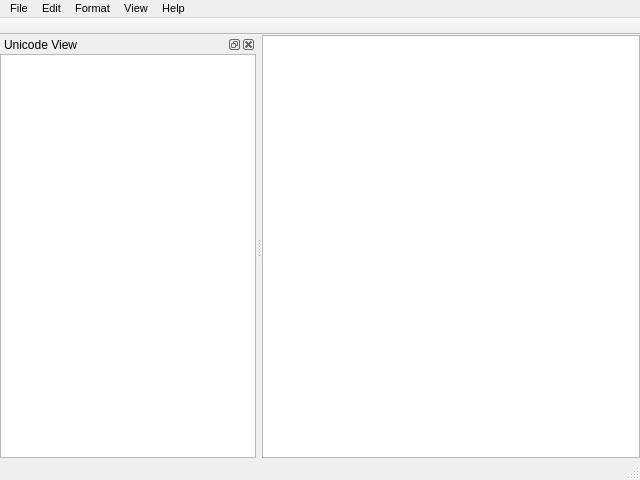
<?xml version="1.0" encoding="UTF-8"?>
<ui version="4.0">
 <class>MainWindow</class>
 <widget class="QMainWindow" name="MainWindow">
  <property name="geometry">
   <rect>
    <x>0</x>
    <y>0</y>
    <width>640</width>
    <height>480</height>
   </rect>
  </property>
  <property name="minimumSize">
   <size>
    <width>320</width>
    <height>240</height>
   </size>
  </property>
  <property name="font">
   <font>
    <family>Noto Nastaliq Urdu</family>
    <pointsize>24</pointsize>
   </font>
  </property>
  <property name="windowTitle">
   <string>Mollana</string>
  </property>
  <property name="windowIcon">
   <iconset>
    <normaloff>:/icons/png32/mollana64.png</normaloff>:/icons/png32/mollana64.png</iconset>
  </property>
  <property name="styleSheet">
   <string notr="true">QListWidget {
	background-color: #f0f0f0;
	padding: 2px;
}
/* Style for normal items */
QListWidget::item {
	background-color: white;
	padding: 2px;
	margin: 2px;
	border-radius: 4px;
}
/* Style for hovered items */
QListWidget::item:hover {
	background-color: #e0e0e0;
}
/* Style for selected items */
QListWidget::item:selected {
	background-color: #4CAF50;
	color: white;
	font-weight: bold
}</string>
  </property>
  <property name="iconSize">
   <size>
    <width>32</width>
    <height>32</height>
   </size>
  </property>
  <widget class="QWidget" name="mlMainWindowCentral">
   <layout class="QVBoxLayout" name="verticalLayout">
    <property name="spacing">
     <number>0</number>
    </property>
    <property name="leftMargin">
     <number>0</number>
    </property>
    <property name="topMargin">
     <number>0</number>
    </property>
    <property name="rightMargin">
     <number>0</number>
    </property>
    <property name="bottomMargin">
     <number>0</number>
    </property>
    <item>
     <widget class="TextEditor" name="tbxEditor">
      <property name="font">
       <font>
        <family>Calibri</family>
        <pointsize>24</pointsize>
       </font>
      </property>
     </widget>
    </item>
   </layout>
  </widget>
  <widget class="QMenuBar" name="menuBar">
   <property name="geometry">
    <rect>
     <x>0</x>
     <y>0</y>
     <width>640</width>
     <height>33</height>
    </rect>
   </property>
   <property name="font">
    <font>
     <family>Tahoma</family>
     <pointsize>8</pointsize>
    </font>
   </property>
   <property name="contextMenuPolicy">
    <enum>Qt::ContextMenuPolicy::NoContextMenu</enum>
   </property>
   <widget class="QMenu" name="menuFile">
    <property name="title">
     <string>File</string>
    </property>
    <addaction name="actionNew"/>
    <addaction name="actionOpen"/>
    <addaction name="actionSave"/>
    <addaction name="actionSaveAs"/>
    <addaction name="separator"/>
    <addaction name="actionQuit"/>
   </widget>
   <widget class="QMenu" name="menuEdit">
    <property name="title">
     <string>Edit</string>
    </property>
    <addaction name="actionUndo"/>
    <addaction name="actionRedo"/>
    <addaction name="separator"/>
    <addaction name="actionCopy"/>
    <addaction name="actionCut"/>
    <addaction name="actionPaste"/>
    <addaction name="separator"/>
    <addaction name="actionSelectAll"/>
    <addaction name="actionGotoLine"/>
   </widget>
   <widget class="QMenu" name="menuFormat">
    <property name="title">
     <string>Format</string>
    </property>
    <widget class="QMenu" name="menuFormatFont">
     <property name="title">
      <string>Font</string>
     </property>
     <addaction name="actionEditorFont"/>
     <addaction name="actionUnicodeViewFont"/>
    </widget>
    <addaction name="actionWordWrap"/>
    <addaction name="menuFormatFont"/>
    <addaction name="separator"/>
    <addaction name="actionSpellChecker"/>
   </widget>
   <widget class="QMenu" name="menuView">
    <property name="title">
     <string>View</string>
    </property>
    <addaction name="actionUnicodeView"/>
   </widget>
   <widget class="QMenu" name="menuHelp">
    <property name="title">
     <string>Help</string>
    </property>
    <addaction name="actionGettingStarted"/>
    <addaction name="actionCheatSheet"/>
    <addaction name="actionAbout"/>
   </widget>
   <addaction name="menuFile"/>
   <addaction name="menuEdit"/>
   <addaction name="menuFormat"/>
   <addaction name="menuView"/>
   <addaction name="menuHelp"/>
  </widget>
  <widget class="QToolBar" name="mainToolBar">
   <property name="contextMenuPolicy">
    <enum>Qt::ContextMenuPolicy::NoContextMenu</enum>
   </property>
   <property name="windowTitle">
    <string>Standard</string>
   </property>
   <property name="movable">
    <bool>false</bool>
   </property>
   <property name="toolButtonStyle">
    <enum>Qt::ToolButtonStyle::ToolButtonTextUnderIcon</enum>
   </property>
   <property name="floatable">
    <bool>true</bool>
   </property>
   <attribute name="toolBarArea">
    <enum>TopToolBarArea</enum>
   </attribute>
   <attribute name="toolBarBreak">
    <bool>false</bool>
   </attribute>
  </widget>
  <widget class="QStatusBar" name="statusBar">
   <property name="font">
    <font>
     <family>Tahoma</family>
     <pointsize>8</pointsize>
    </font>
   </property>
   <property name="contextMenuPolicy">
    <enum>Qt::ContextMenuPolicy::NoContextMenu</enum>
   </property>
  </widget>
  <widget class="QDockWidget" name="dckUnicodeView">
   <property name="sizePolicy">
    <sizepolicy hsizetype="Preferred" vsizetype="Preferred">
     <horstretch>0</horstretch>
     <verstretch>0</verstretch>
    </sizepolicy>
   </property>
   <property name="minimumSize">
    <size>
     <width>100</width>
     <height>148</height>
    </size>
   </property>
   <property name="windowTitle">
    <string>Unicode View</string>
   </property>
   <attribute name="dockWidgetArea">
    <number>1</number>
   </attribute>
   <widget class="QWidget" name="dckContents">
    <layout class="QVBoxLayout" name="verticalLayout_2">
     <property name="spacing">
      <number>0</number>
     </property>
     <property name="leftMargin">
      <number>0</number>
     </property>
     <property name="topMargin">
      <number>0</number>
     </property>
     <property name="rightMargin">
      <number>0</number>
     </property>
     <property name="bottomMargin">
      <number>0</number>
     </property>
     <item>
      <widget class="QTextEdit" name="tbxUnicodeView">
       <property name="font">
        <font>
         <family>Droid Arabic Naskh</family>
         <pointsize>14</pointsize>
        </font>
       </property>
       <property name="layoutDirection">
        <enum>Qt::LayoutDirection::RightToLeft</enum>
       </property>
      </widget>
     </item>
    </layout>
   </widget>
  </widget>
  <action name="actionNew">
   <property name="icon">
    <iconset resource="mollana.qrc">
     <normaloff>:/icons/images/new.png</normaloff>:/icons/images/new.png</iconset>
   </property>
   <property name="text">
    <string>&amp;New</string>
   </property>
   <property name="toolTip">
    <string>Create new file</string>
   </property>
   <property name="shortcut">
    <string>Ctrl+N</string>
   </property>
  </action>
  <action name="actionOpen">
   <property name="icon">
    <iconset resource="mollana.qrc">
     <normaloff>:/icons/images/add_to_open_folder.png</normaloff>:/icons/images/add_to_open_folder.png</iconset>
   </property>
   <property name="text">
    <string>&amp;Open</string>
   </property>
   <property name="toolTip">
    <string>Open a text file</string>
   </property>
   <property name="shortcut">
    <string>Ctrl+O</string>
   </property>
  </action>
  <action name="actionSave">
   <property name="icon">
    <iconset resource="mollana.qrc">
     <normaloff>:/icons/images/save.png</normaloff>:/icons/images/save.png</iconset>
   </property>
   <property name="text">
    <string>Save</string>
   </property>
   <property name="toolTip">
    <string>Save current file</string>
   </property>
   <property name="shortcut">
    <string>Ctrl+S</string>
   </property>
  </action>
  <action name="actionSaveAs">
   <property name="icon">
    <iconset resource="mollana.qrc">
     <normaloff>:/icons/images/transfer.png</normaloff>:/icons/images/transfer.png</iconset>
   </property>
   <property name="text">
    <string>Save As</string>
   </property>
   <property name="toolTip">
    <string>Save as a different file</string>
   </property>
   <property name="font">
    <font>
     <family>Tahoma</family>
    </font>
   </property>
   <property name="shortcut">
    <string>Ctrl+Shift+S</string>
   </property>
  </action>
  <action name="actionQuit">
   <property name="icon">
    <iconset resource="mollana.qrc">
     <normaloff>:/icons/images/shut_down.png</normaloff>:/icons/images/shut_down.png</iconset>
   </property>
   <property name="text">
    <string>Quit</string>
   </property>
   <property name="toolTip">
    <string>Quit application</string>
   </property>
   <property name="shortcut">
    <string>Ctrl+Q</string>
   </property>
  </action>
  <action name="actionUndo">
   <property name="enabled">
    <bool>false</bool>
   </property>
   <property name="icon">
    <iconset resource="mollana.qrc">
     <normaloff>:/icons/images/blue_arrow_down.png</normaloff>:/icons/images/blue_arrow_down.png</iconset>
   </property>
   <property name="text">
    <string>Undo</string>
   </property>
   <property name="shortcut">
    <string>Ctrl+Z</string>
   </property>
  </action>
  <action name="actionRedo">
   <property name="enabled">
    <bool>false</bool>
   </property>
   <property name="icon">
    <iconset resource="mollana.qrc">
     <normaloff>:/icons/images/blue_arrow_up.png</normaloff>:/icons/images/blue_arrow_up.png</iconset>
   </property>
   <property name="text">
    <string>Redo</string>
   </property>
   <property name="shortcut">
    <string>Ctrl+Shift+Z</string>
   </property>
  </action>
  <action name="actionCopy">
   <property name="enabled">
    <bool>false</bool>
   </property>
   <property name="icon">
    <iconset resource="mollana.qrc">
     <normaloff>:/icons/images/copy_paste.png</normaloff>:/icons/images/copy_paste.png</iconset>
   </property>
   <property name="text">
    <string>Copy</string>
   </property>
   <property name="shortcut">
    <string>Ctrl+C</string>
   </property>
  </action>
  <action name="actionCut">
   <property name="enabled">
    <bool>false</bool>
   </property>
   <property name="icon">
    <iconset resource="mollana.qrc">
     <normaloff>:/icons/images/cut.png</normaloff>:/icons/images/cut.png</iconset>
   </property>
   <property name="text">
    <string>Cut</string>
   </property>
   <property name="shortcut">
    <string>Ctrl+X</string>
   </property>
  </action>
  <action name="actionPaste">
   <property name="enabled">
    <bool>true</bool>
   </property>
   <property name="icon">
    <iconset resource="mollana.qrc">
     <normaloff>:/icons/images/phone_book_edit.png</normaloff>:/icons/images/phone_book_edit.png</iconset>
   </property>
   <property name="text">
    <string>Paste</string>
   </property>
   <property name="shortcut">
    <string>Ctrl+V</string>
   </property>
  </action>
  <action name="actionSelectAll">
   <property name="icon">
    <iconset resource="mollana.qrc">
     <normaloff>:/icons/images/accept_page.png</normaloff>:/icons/images/accept_page.png</iconset>
   </property>
   <property name="text">
    <string>Select All</string>
   </property>
   <property name="shortcut">
    <string>Ctrl+A</string>
   </property>
  </action>
  <action name="actionGotoLine">
   <property name="icon">
    <iconset resource="mollana.qrc">
     <normaloff>:/icons/images/search_page.png</normaloff>:/icons/images/search_page.png</iconset>
   </property>
   <property name="text">
    <string>Goto Line</string>
   </property>
   <property name="shortcut">
    <string>Ctrl+G</string>
   </property>
  </action>
  <action name="actionWordWrap">
   <property name="checkable">
    <bool>true</bool>
   </property>
   <property name="checked">
    <bool>true</bool>
   </property>
   <property name="icon">
    <iconset resource="mollana.qrc">
     <normaloff>:/icons/images/refresh_page.png</normaloff>:/icons/images/refresh_page.png</iconset>
   </property>
   <property name="text">
    <string>Word Wrap</string>
   </property>
   <property name="toolTip">
    <string>Toggle word wrap</string>
   </property>
   <property name="shortcut">
    <string>Ctrl+W</string>
   </property>
  </action>
  <action name="actionUnicodeView">
   <property name="checkable">
    <bool>true</bool>
   </property>
   <property name="checked">
    <bool>true</bool>
   </property>
   <property name="icon">
    <iconset resource="mollana.qrc">
     <normaloff>:/icons/images/office_folders.png</normaloff>:/icons/images/office_folders.png</iconset>
   </property>
   <property name="text">
    <string>Unicode View</string>
   </property>
   <property name="toolTip">
    <string>Toggle unicode output window</string>
   </property>
   <property name="shortcut">
    <string>F9</string>
   </property>
  </action>
  <action name="actionAbout">
   <property name="icon">
    <iconset resource="mollana.qrc">
     <normaloff>:/icons/images/help_balloon.png</normaloff>:/icons/images/help_balloon.png</iconset>
   </property>
   <property name="text">
    <string>About</string>
   </property>
   <property name="shortcut">
    <string>F1</string>
   </property>
  </action>
  <action name="actionEditorFont">
   <property name="icon">
    <iconset resource="mollana.qrc">
     <normaloff>:/icons/images/text_page.png</normaloff>:/icons/images/text_page.png</iconset>
   </property>
   <property name="text">
    <string>Editor Font</string>
   </property>
   <property name="shortcut">
    <string>F7</string>
   </property>
  </action>
  <action name="actionUnicodeViewFont">
   <property name="icon">
    <iconset resource="mollana.qrc">
     <normaloff>:/icons/images/chalk_board.png</normaloff>:/icons/images/chalk_board.png</iconset>
   </property>
   <property name="text">
    <string>Unicode View</string>
   </property>
   <property name="toolTip">
    <string>Change Unicode View font</string>
   </property>
   <property name="shortcut">
    <string>F8</string>
   </property>
  </action>
  <action name="actionGettingStarted">
   <property name="icon">
    <iconset resource="mollana.qrc">
     <normaloff>:/icons/images/help.png</normaloff>:/icons/images/help.png</iconset>
   </property>
   <property name="text">
    <string>Getting Started</string>
   </property>
   <property name="shortcut">
    <string>Shift+F1</string>
   </property>
  </action>
  <action name="actionCheatSheet">
   <property name="icon">
    <iconset resource="mollana.qrc">
     <normaloff>:/icons/images/office_folders.png</normaloff>:/icons/images/office_folders.png</iconset>
   </property>
   <property name="text">
    <string>Cheat Sheet</string>
   </property>
   <property name="shortcut">
    <string>Ctrl+F1</string>
   </property>
  </action>
  <action name="actionSpellChecker">
   <property name="icon">
    <iconset resource="mollana.qrc">
     <normaloff>:/icons/images/chalk_board.png</normaloff>:/icons/images/chalk_board.png</iconset>
   </property>
   <property name="text">
    <string>Spell Checker</string>
   </property>
   <property name="font">
    <font>
     <family>Tahoma</family>
    </font>
   </property>
   <property name="shortcut">
    <string>F5</string>
   </property>
  </action>
 </widget>
 <layoutdefault spacing="6" margin="11"/>
 <customwidgets>
  <customwidget>
   <class>TextEditor</class>
   <extends>QPlainTextEdit</extends>
   <header>texteditor</header>
  </customwidget>
 </customwidgets>
 <resources>
  <include location="mollana.qrc"/>
 </resources>
 <connections/>
</ui>
